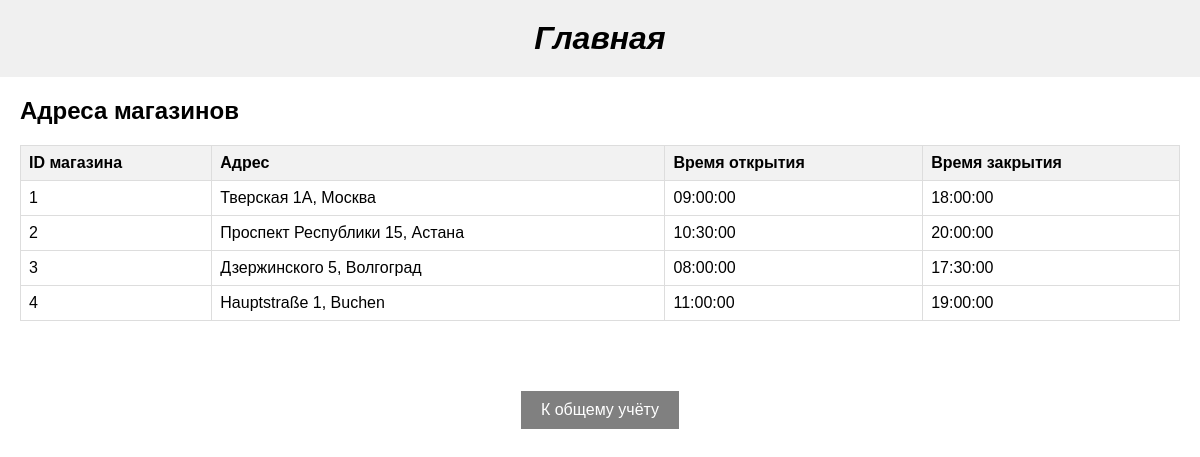
The page /server/index.php on the database its author committed.
### tables this page shows
CREATE TABLE store (
  store_id int NOT NULL AUTO_INCREMENT,
  open_time time DEFAULT NULL,
  close_time time DEFAULT NULL,
  address_id int NOT NULL,
  PRIMARY KEY (store_id),
  FOREIGN KEY (address_id) REFERENCES address (address_id)
);

### server/index.php (the view, shortened to what this page needs)
<!DOCTYPE html>
<html lang="en">
<head>
    <link rel="stylesheet" href="/style.css" type="text/css" />
</head>
<body>
    <header>
        <h1>Главная</h1>
    </header>
    <div class="table-container">
        <h2>Адреса магазинов</h2>
        <table>
            <thead>
                <tr>
                    <th>ID магазина</th>
                    <th>Адрес</th>
                    <th>Время открытия</th>
                    <th>Время закрытия</th>
                </tr>
            </thead>
            <tbody>
                <?php
                $mysqli = new mysqli("mysql", "user", "1111", "fumo_plush_store");
                $addressQuery = "
                    SELECT
                        s.store_id,
                        CONCAT(s2.street_name, ' ', a.building_number, ', ', c.city_name) AS full_address,
                        s.open_time,
                        s.close_time
                    FROM
                        store s
                    JOIN
                        address a ON a.address_id = s.address_id
                    JOIN
                        city c ON c.city_id = a.city_id
                    JOIN
                        street s2 ON s2.street_id = a.street_id
                ";
                $result = $mysqli->query($addressQuery);
                foreach ($result as $row) {
                    $itemId = $row['store_id'];
                    $itemName = $row['full_address'];
                    $itemCost = $row['open_time'];
                    $itemCount = $row['close_time'];
                    echo "<tr onclick=\"window.location='/store.php/{$itemId}'\">
                            <td>{$itemId}</td>
                            <td>{$itemName}</td>
                            <td>{$itemCost}</td>
                            <td>{$itemCount}</td>
                          </tr>";
                }
                ?>
            </tbody>
        </table>
    </div>
    <div style="text-align: center; margin-top: 50px;">
        <a href="/items.php"
            style="display: inline-block; padding: 10px 20px; background-color: grey; color: white; text-decoration: none; font-size: 16px; margin-top: 20px;">
            К общему учёту
        </a>
    </div>
</body>
</html>

### server/style.css (style rules this page uses)
html, body { font-family: 'Comic Sans MS', sans-serif; margin: 0; padding: 0; height: 100%; }
header { background-color: #f0f0f0; padding: 20px; position: relative; }
h1 { font-style: italic; margin: 0; display: flex; justify-content: center; align-items: center; }
.table-container { margin: 20px; }
table { width: 100%; border-collapse: collapse; margin-top: 20px; }
th, td { border: 1px solid #dddddd; text-align: left; padding: 8px; }
th { background-color: #f2f2f2; }

### server/index.php (style rules this page uses)
tbody tr { cursor: pointer; transition: background-color 0.3s; }

### rows shown on the page
store: store_id "1", itemName "Тверская 1A, Москва", open_time "09:00:00", close_time "18:00:00"
store: store_id "2", itemName "Проспект Республики 15, Астана", open_time "10:30:00", close_time "20:00:00"
store: store_id "3", itemName "Дзержинского 5, Волгоград", open_time "08:00:00", close_time "17:30:00"
store: store_id "4", itemName "Hauptstraße 1, Buchen", open_time "11:00:00", close_time "19:00:00"
